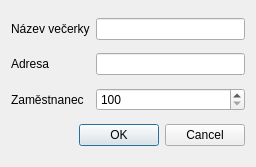
<?xml version="1.0" encoding="UTF-8"?>
<ui version="4.0">
 <class>Dialog</class>
 <widget class="QDialog" name="Dialog">
  <property name="geometry">
   <rect>
    <x>0</x>
    <y>0</y>
    <width>256</width>
    <height>167</height>
   </rect>
  </property>
  <property name="windowTitle">
   <string>Dialog</string>
  </property>
  <layout class="QGridLayout" name="gridLayout">
   <item row="0" column="0">
    <widget class="QLabel" name="label">
     <property name="text">
      <string>Název večerky</string>
     </property>
    </widget>
   </item>
   <item row="0" column="1">
    <widget class="QLineEdit" name="lineEditNazevVecerky">
     <property name="toolTip">
      <string/>
     </property>
     <property name="toolTipDuration">
      <number>0</number>
     </property>
     <property name="statusTip">
      <string/>
     </property>
     <property name="whatsThis">
      <string/>
     </property>
     <property name="accessibleName">
      <string/>
     </property>
    </widget>
   </item>
   <item row="1" column="0">
    <widget class="QLabel" name="label_2">
     <property name="text">
      <string>Adresa</string>
     </property>
    </widget>
   </item>
   <item row="1" column="1">
    <widget class="QLineEdit" name="lineEditAdresaVecerky">
     <property name="focusPolicy">
      <enum>Qt::TabFocus</enum>
     </property>
     <property name="inputMask">
      <string/>
     </property>
     <property name="text">
      <string/>
     </property>
     <property name="dragEnabled">
      <bool>false</bool>
     </property>
     <property name="placeholderText">
      <string notr="true"/>
     </property>
     <property name="clearButtonEnabled">
      <bool>false</bool>
     </property>
    </widget>
   </item>
   <item row="2" column="0">
    <widget class="QLabel" name="label_3">
     <property name="text">
      <string>Zaměstnanec</string>
     </property>
    </widget>
   </item>
   <item row="2" column="1">
    <widget class="QSpinBox" name="spinBoxIDZame">
     <property name="minimum">
      <number>100</number>
     </property>
     <property name="maximum">
      <number>999</number>
     </property>
     <property name="value">
      <number>100</number>
     </property>
    </widget>
   </item>
   <item row="3" column="0" colspan="2">
    <widget class="QDialogButtonBox" name="buttonBox">
     <property name="orientation">
      <enum>Qt::Horizontal</enum>
     </property>
     <property name="standardButtons">
      <set>QDialogButtonBox::Cancel|QDialogButtonBox::Ok</set>
     </property>
    </widget>
   </item>
  </layout>
 </widget>
 <resources/>
 <connections>
  <connection>
   <sender>buttonBox</sender>
   <signal>accepted()</signal>
   <receiver>Dialog</receiver>
   <slot>accept()</slot>
   <hints>
    <hint type="sourcelabel">
     <x>248</x>
     <y>254</y>
    </hint>
    <hint type="destinationlabel">
     <x>157</x>
     <y>274</y>
    </hint>
   </hints>
  </connection>
  <connection>
   <sender>buttonBox</sender>
   <signal>rejected()</signal>
   <receiver>Dialog</receiver>
   <slot>reject()</slot>
   <hints>
    <hint type="sourcelabel">
     <x>316</x>
     <y>260</y>
    </hint>
    <hint type="destinationlabel">
     <x>286</x>
     <y>274</y>
    </hint>
   </hints>
  </connection>
 </connections>
</ui>
